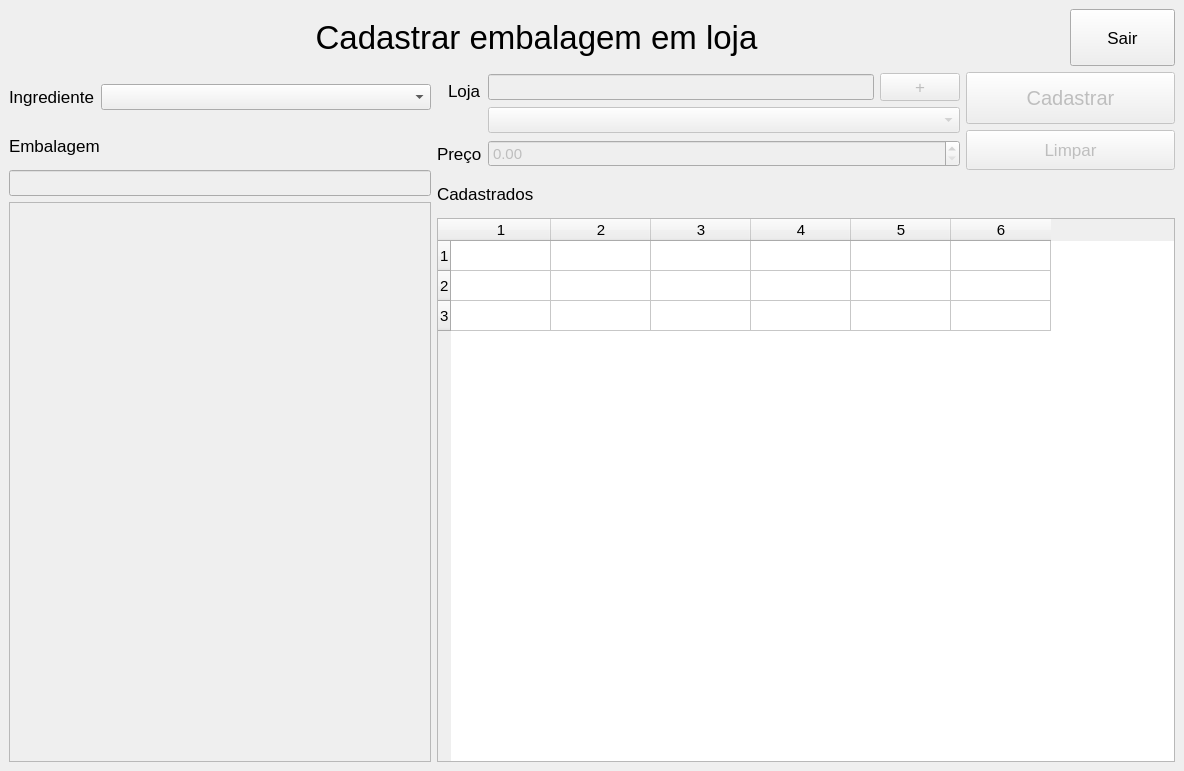
<?xml version="1.0" encoding="UTF-8"?>
<ui version="4.0">
 <class>MainWindow</class>
 <widget class="QMainWindow" name="MainWindow">
  <property name="geometry">
   <rect>
    <x>0</x>
    <y>0</y>
    <width>1184</width>
    <height>771</height>
   </rect>
  </property>
  <property name="windowTitle">
   <string>MainWindow</string>
  </property>
  <widget class="QWidget" name="centralwidget">
   <layout class="QVBoxLayout" name="verticalLayout_7" stretch="1,12">
    <item>
     <layout class="QHBoxLayout" name="horizontalLayout_4" stretch="10,1">
      <item>
       <widget class="QLabel" name="lbl_titulo">
        <property name="font">
         <font>
          <pointsize>25</pointsize>
         </font>
        </property>
        <property name="text">
         <string>Cadastrar embalagem em loja</string>
        </property>
        <property name="alignment">
         <set>Qt::AlignCenter</set>
        </property>
       </widget>
      </item>
      <item>
       <widget class="QPushButton" name="btn_sair">
        <property name="sizePolicy">
         <sizepolicy hsizetype="Minimum" vsizetype="Minimum">
          <horstretch>0</horstretch>
          <verstretch>0</verstretch>
         </sizepolicy>
        </property>
        <property name="font">
         <font>
          <pointsize>13</pointsize>
         </font>
        </property>
        <property name="text">
         <string>Sair</string>
        </property>
       </widget>
      </item>
     </layout>
    </item>
    <item>
     <layout class="QHBoxLayout" name="horizontalLayout_2" stretch="4,7">
      <item>
       <layout class="QVBoxLayout" name="verticalLayout_6" stretch="1,13">
        <item>
         <layout class="QFormLayout" name="formLayout_2">
          <property name="labelAlignment">
           <set>Qt::AlignRight|Qt::AlignTrailing|Qt::AlignVCenter</set>
          </property>
          <property name="formAlignment">
           <set>Qt::AlignLeading|Qt::AlignLeft|Qt::AlignVCenter</set>
          </property>
          <item row="0" column="0">
           <widget class="QLabel" name="lbl_ingrediente">
            <property name="font">
             <font>
              <pointsize>13</pointsize>
             </font>
            </property>
            <property name="text">
             <string>Ingrediente</string>
            </property>
           </widget>
          </item>
          <item row="0" column="1">
           <widget class="QComboBox" name="combo_ingrediente">
            <property name="font">
             <font>
              <pointsize>11</pointsize>
             </font>
            </property>
           </widget>
          </item>
         </layout>
        </item>
        <item>
         <layout class="QVBoxLayout" name="verticalLayout_3" stretch="1,1,15">
          <item>
           <widget class="QLabel" name="lbl_embalagem">
            <property name="font">
             <font>
              <pointsize>13</pointsize>
             </font>
            </property>
            <property name="text">
             <string>Embalagem</string>
            </property>
           </widget>
          </item>
          <item>
           <widget class="QLineEdit" name="txt_embalagem">
            <property name="enabled">
             <bool>false</bool>
            </property>
            <property name="font">
             <font>
              <pointsize>11</pointsize>
             </font>
            </property>
           </widget>
          </item>
          <item>
           <widget class="QListWidget" name="list_embalagens">
            <property name="enabled">
             <bool>false</bool>
            </property>
            <property name="font">
             <font>
              <pointsize>11</pointsize>
             </font>
            </property>
           </widget>
          </item>
         </layout>
        </item>
       </layout>
      </item>
      <item>
       <layout class="QVBoxLayout" name="verticalLayout_5" stretch="1,6">
        <item>
         <layout class="QHBoxLayout" name="horizontalLayout" stretch="5,2">
          <item>
           <layout class="QFormLayout" name="formLayout">
            <property name="labelAlignment">
             <set>Qt::AlignRight|Qt::AlignTrailing|Qt::AlignVCenter</set>
            </property>
            <property name="formAlignment">
             <set>Qt::AlignLeading|Qt::AlignLeft|Qt::AlignVCenter</set>
            </property>
            <item row="0" column="0">
             <widget class="QLabel" name="lbl_loja">
              <property name="font">
               <font>
                <pointsize>13</pointsize>
               </font>
              </property>
              <property name="text">
               <string>Loja</string>
              </property>
             </widget>
            </item>
            <item row="0" column="1">
             <layout class="QVBoxLayout" name="verticalLayout" stretch="1,1">
              <item>
               <layout class="QHBoxLayout" name="horizontalLayout_3" stretch="5,1">
                <item>
                 <widget class="QLineEdit" name="txt_loja">
                  <property name="enabled">
                   <bool>false</bool>
                  </property>
                  <property name="font">
                   <font>
                    <pointsize>11</pointsize>
                   </font>
                  </property>
                 </widget>
                </item>
                <item>
                 <widget class="QPushButton" name="btn_ativa_loja">
                  <property name="enabled">
                   <bool>false</bool>
                  </property>
                  <property name="font">
                   <font>
                    <pointsize>13</pointsize>
                   </font>
                  </property>
                  <property name="text">
                   <string>+</string>
                  </property>
                 </widget>
                </item>
               </layout>
              </item>
              <item>
               <widget class="QComboBox" name="combo_loja">
                <property name="enabled">
                 <bool>false</bool>
                </property>
                <property name="font">
                 <font>
                  <pointsize>11</pointsize>
                 </font>
                </property>
               </widget>
              </item>
             </layout>
            </item>
            <item row="1" column="0">
             <widget class="QLabel" name="lbl_preco">
              <property name="font">
               <font>
                <pointsize>13</pointsize>
               </font>
              </property>
              <property name="text">
               <string>Preço</string>
              </property>
             </widget>
            </item>
            <item row="1" column="1">
             <widget class="QDoubleSpinBox" name="double_preco">
              <property name="enabled">
               <bool>false</bool>
              </property>
              <property name="font">
               <font>
                <pointsize>11</pointsize>
               </font>
              </property>
             </widget>
            </item>
           </layout>
          </item>
          <item>
           <layout class="QVBoxLayout" name="verticalLayout_2" stretch="9,7">
            <item>
             <widget class="QPushButton" name="btn_cadastrar">
              <property name="enabled">
               <bool>false</bool>
              </property>
              <property name="sizePolicy">
               <sizepolicy hsizetype="Minimum" vsizetype="Minimum">
                <horstretch>0</horstretch>
                <verstretch>0</verstretch>
               </sizepolicy>
              </property>
              <property name="font">
               <font>
                <pointsize>15</pointsize>
               </font>
              </property>
              <property name="text">
               <string>Cadastrar</string>
              </property>
             </widget>
            </item>
            <item>
             <widget class="QPushButton" name="btn_limpar">
              <property name="enabled">
               <bool>false</bool>
              </property>
              <property name="sizePolicy">
               <sizepolicy hsizetype="Minimum" vsizetype="Minimum">
                <horstretch>0</horstretch>
                <verstretch>0</verstretch>
               </sizepolicy>
              </property>
              <property name="font">
               <font>
                <pointsize>13</pointsize>
               </font>
              </property>
              <property name="text">
               <string>Limpar</string>
              </property>
             </widget>
            </item>
           </layout>
          </item>
         </layout>
        </item>
        <item>
         <layout class="QVBoxLayout" name="verticalLayout_4" stretch="1,15">
          <item>
           <widget class="QLabel" name="lbl_cadastrados">
            <property name="font">
             <font>
              <pointsize>13</pointsize>
             </font>
            </property>
            <property name="text">
             <string>Cadastrados</string>
            </property>
           </widget>
          </item>
          <item>
           <widget class="QTableWidget" name="tb_loja_embala_cadastrados">
            <property name="enabled">
             <bool>true</bool>
            </property>
            <property name="font">
             <font>
              <pointsize>11</pointsize>
             </font>
            </property>
            <property name="rowCount">
             <number>3</number>
            </property>
            <property name="columnCount">
             <number>6</number>
            </property>
            <row/>
            <row/>
            <row/>
            <column/>
            <column/>
            <column/>
            <column/>
            <column/>
            <column/>
           </widget>
          </item>
         </layout>
        </item>
       </layout>
      </item>
     </layout>
    </item>
   </layout>
  </widget>
 </widget>
 <tabstops>
  <tabstop>combo_ingrediente</tabstop>
  <tabstop>txt_loja</tabstop>
  <tabstop>btn_ativa_loja</tabstop>
  <tabstop>combo_loja</tabstop>
 </tabstops>
 <resources/>
 <connections/>
</ui>
